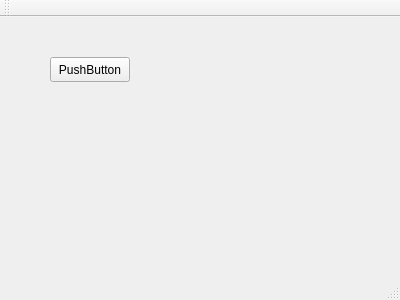
<?xml version="1.0" encoding="UTF-8"?>
<ui version="4.0">
 <class>MainWindow</class>
 <widget class="QMainWindow" name="MainWindow">
  <property name="geometry">
   <rect>
    <x>0</x>
    <y>0</y>
    <width>400</width>
    <height>300</height>
   </rect>
  </property>
  <property name="windowTitle">
   <string>MainWindow</string>
  </property>
  <widget class="QWidget" name="centralWidget">
   <widget class="QPushButton" name="pushButton">
    <property name="geometry">
     <rect>
      <x>50</x>
      <y>40</y>
      <width>80</width>
      <height>25</height>
     </rect>
    </property>
    <property name="text">
     <string>PushButton</string>
    </property>
   </widget>
  </widget>
  <widget class="QMenuBar" name="menuBar">
   <property name="geometry">
    <rect>
     <x>0</x>
     <y>0</y>
     <width>400</width>
     <height>22</height>
    </rect>
   </property>
  </widget>
  <widget class="QToolBar" name="mainToolBar">
   <attribute name="toolBarArea">
    <enum>TopToolBarArea</enum>
   </attribute>
   <attribute name="toolBarBreak">
    <bool>false</bool>
   </attribute>
  </widget>
  <widget class="QStatusBar" name="statusBar"/>
 </widget>
 <layoutdefault spacing="6" margin="11"/>
 <resources/>
 <connections/>
</ui>
